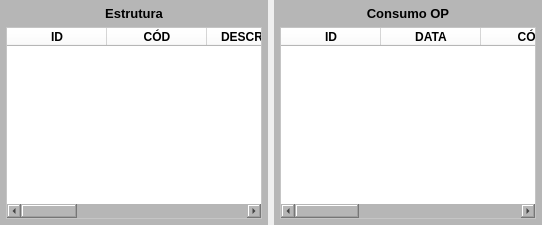
     <widget class="QWidget" name="widget" native="true">
      <property name="font">
       <font>
        <pointsize>8</pointsize>
       </font>
      </property>
      <layout class="QHBoxLayout" name="horizontalLayout_12">
       <property name="leftMargin">
        <number>0</number>
       </property>
       <property name="topMargin">
        <number>0</number>
       </property>
       <property name="rightMargin">
        <number>0</number>
       </property>
       <property name="bottomMargin">
        <number>0</number>
       </property>
       <item>
        <widget class="QWidget" name="widget_Cor5" native="true">
         <property name="minimumSize">
          <size>
           <width>0</width>
           <height>0</height>
          </size>
         </property>
         <property name="font">
          <font>
           <pointsize>8</pointsize>
          </font>
         </property>
         <property name="styleSheet">
          <string notr="true">background-color: rgb(182, 182, 182);</string>
         </property>
         <layout class="QVBoxLayout" name="verticalLayout_6">
          <property name="leftMargin">
           <number>6</number>
          </property>
          <property name="topMargin">
           <number>6</number>
          </property>
          <property name="rightMargin">
           <number>6</number>
          </property>
          <property name="bottomMargin">
           <number>6</number>
          </property>
          <item>
           <widget class="QLabel" name="label_7">
            <property name="sizePolicy">
             <sizepolicy hsizetype="Preferred" vsizetype="Preferred">
              <horstretch>0</horstretch>
              <verstretch>0</verstretch>
             </sizepolicy>
            </property>
            <property name="maximumSize">
             <size>
              <width>16777215</width>
              <height>23</height>
             </size>
            </property>
            <property name="font">
             <font>
              <pointsize>10</pointsize>
              <weight>75</weight>
              <bold>true</bold>
             </font>
            </property>
            <property name="text">
             <string>Estrutura</string>
            </property>
            <property name="alignment">
             <set>Qt::AlignCenter</set>
            </property>
           </widget>
          </item>
          <item>
           <widget class="QTableWidget" name="table_Estrutura">
            <property name="sizePolicy">
             <sizepolicy hsizetype="Preferred" vsizetype="Preferred">
              <horstretch>0</horstretch>
              <verstretch>0</verstretch>
             </sizepolicy>
            </property>
            <property name="font">
             <font>
              <pointsize>8</pointsize>
             </font>
            </property>
            <property name="styleSheet">
             <string notr="true">background-color: rgb(255, 255, 255);</string>
            </property>
            <column>
             <property name="text">
              <string>ID</string>
             </property>
             <property name="font">
              <font>
               <weight>75</weight>
               <bold>true</bold>
              </font>
             </property>
            </column>
            <column>
             <property name="text">
              <string>CÓD</string>
             </property>
             <property name="font">
              <font>
               <weight>75</weight>
               <bold>true</bold>
              </font>
             </property>
             <property name="textAlignment">
              <set>AlignCenter</set>
             </property>
            </column>
            <column>
             <property name="text">
              <string>DESCRIÇÃO</string>
             </property>
             <property name="font">
              <font>
               <weight>75</weight>
               <bold>true</bold>
              </font>
             </property>
             <property name="textAlignment">
              <set>AlignCenter</set>
             </property>
            </column>
            <column>
             <property name="text">
              <string>REFERÊNCIA</string>
             </property>
             <property name="font">
              <font>
               <weight>75</weight>
               <bold>true</bold>
              </font>
             </property>
             <property name="textAlignment">
              <set>AlignCenter</set>
             </property>
            </column>
            <column>
             <property name="text">
              <string>UM</string>
             </property>
             <property name="font">
              <font>
               <weight>75</weight>
               <bold>true</bold>
              </font>
             </property>
             <property name="textAlignment">
              <set>AlignCenter</set>
             </property>
            </column>
            <column>
             <property name="text">
              <string>QTDE</string>
             </property>
             <property name="font">
              <font>
               <weight>75</weight>
               <bold>true</bold>
              </font>
             </property>
             <property name="textAlignment">
              <set>AlignCenter</set>
             </property>
            </column>
            <column>
             <property name="text">
              <string>LOCAL</string>
             </property>
             <property name="font">
              <font>
               <weight>75</weight>
               <bold>true</bold>
              </font>
             </property>
             <property name="textAlignment">
              <set>AlignCenter</set>
             </property>
            </column>
            <column>
             <property name="text">
              <string>SALDO</string>
             </property>
             <property name="font">
              <font>
               <weight>75</weight>
               <bold>true</bold>
              </font>
             </property>
             <property name="textAlignment">
              <set>AlignCenter</set>
             </property>
            </column>
           </widget>
          </item>
         </layout>
        </widget>
       </item>
       <item>
        <widget class="QWidget" name="widget_Cor6" native="true">
         <property name="sizePolicy">
          <sizepolicy hsizetype="Preferred" vsizetype="Preferred">
           <horstretch>0</horstretch>
           <verstretch>0</verstretch>
          </sizepolicy>
         </property>
         <property name="maximumSize">
          <size>
           <width>620</width>
           <height>16777215</height>
          </size>
         </property>
         <property name="font">
          <font>
           <pointsize>8</pointsize>
          </font>
         </property>
         <property name="styleSheet">
          <string notr="true">background-color: rgb(182, 182, 182);</string>
         </property>
         <layout class="QVBoxLayout" name="verticalLayout_7">
          <property name="leftMargin">
           <number>6</number>
          </property>
          <property name="topMargin">
           <number>6</number>
          </property>
          <property name="rightMargin">
           <number>6</number>
          </property>
          <property name="bottomMargin">
           <number>6</number>
          </property>
          <item>
           <widget class="QLabel" name="label_8">
            <property name="sizePolicy">
             <sizepolicy hsizetype="Preferred" vsizetype="Preferred">
              <horstretch>0</horstretch>
              <verstretch>0</verstretch>
             </sizepolicy>
            </property>
            <property name="maximumSize">
             <size>
              <width>16777215</width>
              <height>23</height>
             </size>
            </property>
            <property name="font">
             <font>
              <pointsize>10</pointsize>
              <weight>75</weight>
              <bold>true</bold>
             </font>
            </property>
            <property name="text">
             <string>Consumo OP</string>
            </property>
            <property name="alignment">
             <set>Qt::AlignCenter</set>
            </property>
           </widget>
          </item>
          <item>
           <widget class="QTableWidget" name="table_ConsumoOS">
            <property name="sizePolicy">
             <sizepolicy hsizetype="Preferred" vsizetype="Preferred">
              <horstretch>0</horstretch>
              <verstretch>0</verstretch>
             </sizepolicy>
            </property>
            <property name="font">
             <font>
              <pointsize>8</pointsize>
             </font>
            </property>
            <property name="styleSheet">
             <string notr="true">background-color: rgb(255, 255, 255);</string>
            </property>
            <column>
             <property name="text">
              <string>ID</string>
             </property>
             <property name="font">
              <font>
               <weight>75</weight>
               <bold>true</bold>
              </font>
             </property>
            </column>
            <column>
             <property name="text">
              <string>DATA</string>
             </property>
             <property name="font">
              <font>
               <weight>75</weight>
               <bold>true</bold>
              </font>
             </property>
            </column>
            <column>
             <property name="text">
              <string>CÓD</string>
             </property>
             <property name="font">
              <font>
               <weight>75</weight>
               <bold>true</bold>
              </font>
             </property>
            </column>
            <column>
             <property name="text">
              <string>DESCRIÇÃO</string>
             </property>
             <property name="font">
              <font>
               <weight>75</weight>
               <bold>true</bold>
              </font>
             </property>
            </column>
            <column>
             <property name="text">
              <string>REFERÊNCIA</string>
             </property>
             <property name="font">
              <font>
               <weight>75</weight>
               <bold>true</bold>
              </font>
             </property>
            </column>
            <column>
             <property name="text">
              <string>UM</string>
             </property>
             <property name="font">
              <font>
               <weight>75</weight>
               <bold>true</bold>
              </font>
             </property>
            </column>
            <column>
             <property name="text">
              <string>QTDE</string>
             </property>
             <property name="font">
              <font>
               <weight>75</weight>
               <bold>true</bold>
              </font>
             </property>
            </column>
           </widget>
          </item>
         </layout>
        </widget>
       </item>
      </layout>
     </widget>
